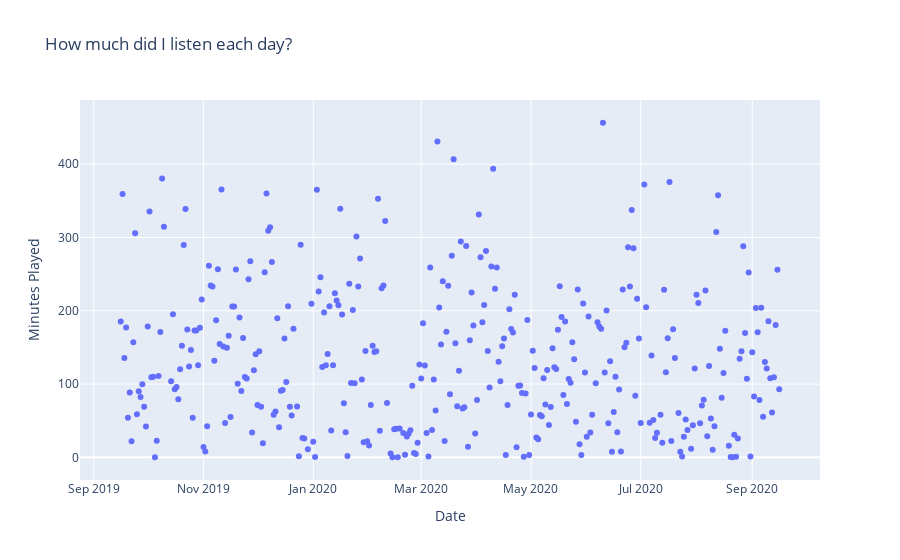

Write notebook code for a chart like this one.
### Code cell
fig = go.Figure(
    data=go.Scatter(
        x=time_per_day.index, y=time_per_day["minutesPlayed"], mode="markers"
    )
)
fig.update_xaxes(title_text="Date")
fig.update_yaxes(title_text="Minutes Played")
fig.update_layout(title_text="How much did I listen each day?")
fig.show()

### Figure 1 — Plotly figure (JSON) as saved in the notebook; plotly's stock layout.template omitted (floating-point values rounded to 4 significant figures; data arrays with more than 128 entries replaced by an {"elided": "..."} marker saying what was removed)
{"data": [{"mode": "markers", "type": "scatter", "x": {"elided": "352 str values"}, "y": {"elided": "352 float values"}}], "layout": {"title": {"text": "How much did I listen each day?"}, "xaxis": {"title": {"text": "Date"}}, "yaxis": {"title": {"text": "Minutes Played"}}}}
